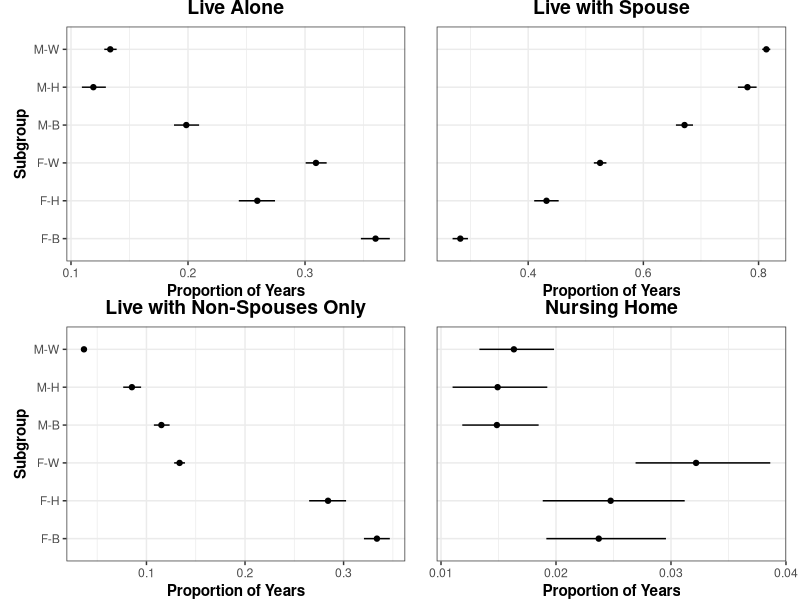

This figure's R source:
# library(bayesmlogit)
library(tidyverse)
library(ggthemes)
library(grid)
library(gridExtra)

# data <- read.csv("data_1010.csv")
# 
# y <- data[,1]
# X <- data[,-1]


group_FW <- read.table("../lifetable0000.txt", header = T)
group_FH <- read.table("../lifetable0001.txt", header = T)
group_FB <- read.table("../lifetable0100.txt", header = T)

group_MW <- read.table("../lifetable1000.txt", header = T)
group_MH <- read.table("../lifetable1001.txt", header = T)
group_MB <- read.table("../lifetable1100.txt", header = T)

group_FW <- sweep(group_FW[, -5], 1, rowSums(group_FW[, -5]), "/")
group_FH <- sweep(group_FH[, -5], 1, rowSums(group_FH[, -5]), "/")
group_FB <- sweep(group_FB[, -5], 1, rowSums(group_FB[, -5]), "/")
group_MW <- sweep(group_MW[, -5], 1, rowSums(group_MW[, -5]), "/")
group_MH <- sweep(group_MH[, -5], 1, rowSums(group_MH[, -5]), "/")
group_MB <- sweep(group_MB[, -5], 1, rowSums(group_MB[, -5]), "/")


A.mean <- c(mean(group_FW[,1]),mean(group_FH[,1]),mean(group_FB[,1]),
             mean(group_MW[,1]),mean(group_MH[,1]),mean(group_MB[,1]))

A.left <- c(quantile(group_FW[,1],prob=c(0.08)),
             quantile(group_FH[,1],prob=c(0.08)),
             quantile(group_FB[,1],prob=c(0.08)),
             quantile(group_MW[,1],prob=c(0.08)),
             quantile(group_MH[,1],prob=c(0.08)),
             quantile(group_MB[,1],prob=c(0.08)))

A.right <- c(quantile(group_FW[,1],prob=c(0.92)),
              quantile(group_FH[,1],prob=c(0.92)),
              quantile(group_FB[,1],prob=c(0.92)),
              quantile(group_MW[,1],prob=c(0.92)),
              quantile(group_MH[,1],prob=c(0.92)),
              quantile(group_MB[,1],prob=c(0.92)))

S.mean <- c(mean(group_FW[,2]),mean(group_FH[,2]),mean(group_FB[,2]),
            mean(group_MW[,2]),mean(group_MH[,2]),mean(group_MB[,2]))

S.left <- c(quantile(group_FW[,2],prob=c(0.08)),
            quantile(group_FH[,2],prob=c(0.08)),
            quantile(group_FB[,2],prob=c(0.08)),
            quantile(group_MW[,2],prob=c(0.08)),
            quantile(group_MH[,2],prob=c(0.08)),
            quantile(group_MB[,2],prob=c(0.08)))

S.right <- c(quantile(group_FW[,2],prob=c(0.92)),
             quantile(group_FH[,2],prob=c(0.92)),
             quantile(group_FB[,2],prob=c(0.92)),
             quantile(group_MW[,2],prob=c(0.92)),
             quantile(group_MH[,2],prob=c(0.92)),
             quantile(group_MB[,2],prob=c(0.92)))


NS.mean <- c(mean(group_FW[,3]),mean(group_FH[,3]),mean(group_FB[,3]),
            mean(group_MW[,3]),mean(group_MH[,3]),mean(group_MB[,3]))

NS.left <- c(quantile(group_FW[,3],prob=c(0.08)),
            quantile(group_FH[,3],prob=c(0.08)),
            quantile(group_FB[,3],prob=c(0.08)),
            quantile(group_MW[,3],prob=c(0.08)),
            quantile(group_MH[,3],prob=c(0.08)),
            quantile(group_MB[,3],prob=c(0.08)))

NS.right <- c(quantile(group_FW[,3],prob=c(0.92)),
             quantile(group_FH[,3],prob=c(0.92)),
             quantile(group_FB[,3],prob=c(0.92)),
             quantile(group_MW[,3],prob=c(0.92)),
             quantile(group_MH[,3],prob=c(0.92)),
             quantile(group_MB[,3],prob=c(0.92)))

N.mean <- c(mean(group_FW[,4]),mean(group_FH[,4]),mean(group_FB[,4]),
            mean(group_MW[,4]),mean(group_MH[,4]),mean(group_MB[,4]))

N.left <- c(quantile(group_FW[,4],prob=c(0.08)),
            quantile(group_FH[,4],prob=c(0.08)),
            quantile(group_FB[,4],prob=c(0.08)),
            quantile(group_MW[,4],prob=c(0.08)),
            quantile(group_MH[,4],prob=c(0.08)),
            quantile(group_MB[,4],prob=c(0.08)))

N.right <- c(quantile(group_FW[,4],prob=c(0.92)),
             quantile(group_FH[,4],prob=c(0.92)),
             quantile(group_FB[,4],prob=c(0.92)),
             quantile(group_MW[,4],prob=c(0.92)),
             quantile(group_MH[,4],prob=c(0.92)),
             quantile(group_MB[,4],prob=c(0.92)))



Alone <- data.frame(mean = A.mean,
                           left.bound = A.left,
                           right.bound = A.right, 
                           subgroup = c("F-W","F-H","F-B","M-W","M-H","M-B"))

Spouse <- data.frame(mean = S.mean,
                      left.bound = S.left,
                      right.bound = S.right, 
                      subgroup = c("F-W","F-H","F-B","M-W","M-H","M-B"))

Nonspouse <- data.frame(mean = NS.mean,
                       left.bound = NS.left,
                       right.bound = NS.right, 
                       subgroup = c("F-W","F-H","F-B","M-W","M-H","M-B"))

Nursing <- data.frame(mean = N.mean,
                      left.bound = N.left,
                      right.bound = N.right, 
                      subgroup = c("F-W","F-H","F-B","M-W","M-H","M-B"))


# write.csv(NeverMarried, file="./general/NeverMarried.csv", row.names = F)
# write.csv(Married, file="./general/Married.csv", row.names = F)
# write.csv(Divorced, file="./general/Divorced.csv", row.names = F)
# write.csv(Widowed, file="./general/Widowed.csv", row.names = F)

# write.csv(Alone, file="./Proportion_Alone.csv", row.names = F)
# write.csv(Spouse, file="./Proportion_Spouse.csv", row.names = F)
# write.csv(Nonspouse, file="./Proportion_Nonspouse.csv", row.names = F)
# write.csv(Nursing, file="./Proportion_Nursing.csv", row.names = F)

A <- ggplot(data = Alone, 
             aes_string(x = 'mean', y = 'subgroup', xmin = 'left.bound', xmax = 'right.bound')) +
  geom_point() +
  geom_errorbarh(height = 0) +
  theme_bw() + 
  theme(panel.background = element_rect(fill = 'white'),
        plot.background = element_rect(fill = 'white'))+
  labs(x = "Proportion of Years", y = "Subgroup", 
       title = "Expected duration of time spent as living alone") +
  theme(axis.title = element_text(face='bold'),
        plot.margin = margin(r = 10, l=10)) + ylab('Subgroup')

S <- ggplot(data = Spouse, 
             aes_string(x = 'mean', y = 'subgroup', xmin = 'left.bound', xmax = 'right.bound')) +
  geom_point() +
  geom_errorbarh(height = 0) +
  theme_bw() + 
  theme(panel.background = element_rect(fill = 'white'),
        plot.background = element_rect(fill = 'white'))+
  labs(x = "Proportion of Years", y = "Subgroup", 
       title = "Expected duration of time spent as living with spouse") +
  theme(axis.title = element_text(face='bold'),
        plot.margin = margin(r = 10, l=10)) + ylab('Subgroup')

NS <- ggplot(data = Nonspouse, 
            aes_string(x = 'mean', y = 'subgroup', xmin = 'left.bound', xmax = 'right.bound')) +
  geom_point() +
  geom_errorbarh(height = 0) +
  theme_bw() + 
  theme(panel.background = element_rect(fill = 'white'),
        plot.background = element_rect(fill = 'white'))+
  labs(x = "Proportion of Years", y = "Subgroup", 
       title = "Expected duration of time spent as living with non-spouse") +
  theme(axis.title = element_text(face='bold'),
        plot.margin = margin(r = 10, l=10)) + ylab('Subgroup')

N <- ggplot(data = Nursing, 
            aes_string(x = 'mean', y = 'subgroup', xmin = 'left.bound', xmax = 'right.bound')) +
  geom_point() +
  geom_errorbarh(height = 0) +
  theme_bw() + 
  theme(panel.background = element_rect(fill = 'white'),
        plot.background = element_rect(fill = 'white'))+
  labs(x = "Proportion of Years", y = "Subgroup", 
       title = "Live in Nursing Home") +
  theme(axis.title = element_text(face='bold'),
        plot.margin = margin(r = 10, l=10)) + ylab('Subgroup')

v1 <- grid.arrange(A+labs(title = "Live Alone")+
                     # xlim(0,35)+
                     theme(#panel.border = element_blank(),
                           plot.title = element_text(face='bold',size=14,hjust = 0.5),
                           ),
                   S+labs(title = "Live with Spouse")+
                     # xlim(0,35)+
                     theme(axis.text.y = element_blank(), 
                           axis.ticks.y = element_blank(), 
                           axis.title.y = element_blank(),
                           #panel.border = element_blank(),
                           plot.title = element_text(face='bold',size=14,hjust = 0.5)),
                   NS+labs(title = "Live with Non-Spouses Only")+
                     # xlim(0,35)+
                     # theme(axis.text.y = element_blank(), 
                     #       axis.ticks.y = element_blank(), 
                     #       axis.title.y = element_blank(),
                     #       #panel.border = element_blank(),
                     #       plot.title = element_text(face='bold',size=14,hjust = 0.5)),
                     theme(plot.title = element_text(face='bold',size=14,hjust = 0.5)),
                   N+labs(title = "Nursing Home")+
                     # xlim(0,35)+
                     theme(axis.text.y = element_blank(),
                           axis.ticks.y = element_blank(),
                           axis.title.y = element_blank(),
                           plot.title = element_text(face='bold',size=14,hjust = 0.5)),
                   nrow=2,ncol=2,widths = c(1.1,1))

# write.csv(Alone, file = "../live_Alone.csv",
#           row.names = F)
# write.csv(Spouse, file = "../live_with_Spouse.csv",
#           row.names = F)
# write.csv(Nonspouse, file = "../live_with_Non_Spouse.csv",
#           row.names = F)
# write.csv(Nursing, file = "../live_in_Nursing_Home.csv",
#           row.names = F)

# v2 <- grid.arrange(NM+theme(plot.title = element_text(size=11),
#                             plot.title.position = "plot",
#                             axis.title = element_text(face='bold',size=11)),
#                    M+theme(plot.title = element_text(size=11),
#                            plot.title.position = "plot",
#                            axis.title = element_text(face='bold',size=11),
#                            axis.text.y = element_blank(), 
#                            axis.ticks.y = element_blank(), 
#                            axis.title.y = element_blank()),
#                    D+theme(plot.title = element_text(size=11),
#                            plot.title.position = "plot",
#                            axis.title = element_text(face='bold',size=11)),
#                    W+theme(plot.title = element_text(size=11),
#                            plot.title.position = "plot",
#                            axis.title = element_text(face='bold',size=11),
#                            axis.text.y = element_blank(), 
#                            axis.ticks.y = element_blank(), 
#                            axis.title.y = element_blank()),
#                    nrow=2,ncol=2)

# ggsave(A, filename = "./general/Alone.png",width = 11)
# ggsave(S, filename = "./general/Spouse.png",width = 11)
# ggsave(NS, filename = "./general/Nonspouse.png",width = 11)
# ggsave(N, filename = "./general/Nursing.png",height = 4.4, width = 6)


#Prevalence
# pos.mean <- colMeans(trans)
# length(pos.mean)
# general <-mlifeTable_new(y,X,trans =pos.mean,
#            groupby = NA,
#            vars = c("educ1","educ2","nativity"),
#            states=5,
#            status=0,
#            startages=50,
#            age.gap=2,
#            nums = 1,
#            file_path=".",
#            mlifeTable_plot = F,
#            cred = 0.84)
# 
# 
# general <- data.frame(general[[1]])
# general <- general %>% mutate(age = seq(50,110,by=2))
# colnames(general) <- c("NM","M","D","W","Death","age")
# 
# write.csv(general, file = "./general/prevalence_general.csv",
#           row.names = F)
# 
# subgroups <-mlifeTable_new(y,X,trans =pos.mean,
#                      groupby = c("male","nhblack","nhother","hispanic"),
#                      vars = c("educ1","educ2","nativity"),
#                      states=5,
#                      status=0,
#                      startages=50,
#                      age.gap=2,
#                      nums = 1,
#                      file_path=".",
#                      mlifeTable_plot = F,
#                      cred = 0.84)
# 
# 
# FW.prevalence <- data.frame(subgroups[[1]]) %>% mutate(age = seq(50,110,by=2))
# FH.prevalence <- data.frame(subgroups[[2]]) %>% mutate(age = seq(50,110,by=2))
# FB.prevalence <- data.frame(subgroups[[3]]) %>% mutate(age = seq(50,110,by=2))
# MW.prevalence <- data.frame(subgroups[[4]]) %>% mutate(age = seq(50,110,by=2))
# MH.prevalence <- data.frame(subgroups[[5]]) %>% mutate(age = seq(50,110,by=2))
# MB.prevalence <- data.frame(subgroups[[6]]) %>% mutate(age = seq(50,110,by=2))
# 
# colnames(FW.prevalence) <- c("NM","M","D","W","Death","age")
# colnames(FH.prevalence) <- c("NM","M","D","W","Death","age")
# colnames(FB.prevalence) <- c("NM","M","D","W","Death","age")
# colnames(MW.prevalence) <- c("NM","M","D","W","Death","age")
# colnames(MH.prevalence) <- c("NM","M","D","W","Death","age")
# colnames(MB.prevalence) <- c("NM","M","D","W","Death","age")
# 
# 
# write.csv(FW.prevalence, file = "./general/prevalence_FW.csv",
#           row.names = F)
# write.csv(FH.prevalence, file = "./general/prevalence_FH.csv",
#           row.names = F)
# write.csv(FB.prevalence, file = "./general/prevalence_FB.csv",
#           row.names = F)
# write.csv(MW.prevalence, file = "./general/prevalence_MW.csv",
#           row.names = F)
# write.csv(MH.prevalence, file = "./general/prevalence_MH.csv",
#           row.names = F)
# write.csv(MB.prevalence, file = "./general/prevalence_MB.csv",
#           row.names = F)

Alone$Prop_CI <- sprintf("%.2f [%.2f, %.2f]", 
                         Alone$mean * 100, 
                         Alone$left.bound * 100, 
                         Alone$right.bound * 100)
print(Alone[, c("subgroup", "Prop_CI")])

Spouse$Prop_CI <- sprintf("%.2f [%.2f, %.2f]", 
                          Spouse$mean * 100, 
                          Spouse$left.bound * 100, 
                          Spouse$right.bound * 100)
print(Spouse[, c("subgroup", "Prop_CI")])

Nonspouse$Prop_CI <- sprintf("%.2f [%.2f, %.2f]", 
                            Nonspouse$mean * 100, 
                            Nonspouse$left.bound * 100, 
                            Nonspouse$right.bound * 100)
print(Nonspouse[, c("subgroup", "Prop_CI")])

Nursing$Prop_CI <- sprintf("%.2f [%.2f, %.2f]", 
                           Nursing$mean * 100, 
                           Nursing$left.bound * 100, 
                           Nursing$right.bound * 100)
print(Nursing[, c("subgroup", "Prop_CI")])
